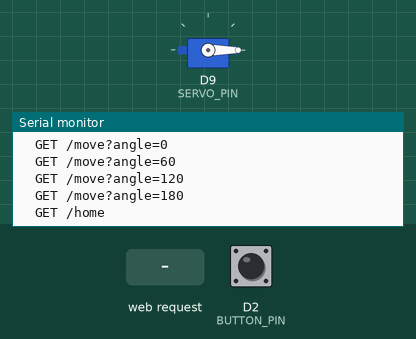
Recording of a sketch running on a simulated Arduino MKR. Shown: servo, the last lines printed to the serial monitor. Inputs (shaded band) come from the test bench; at power-on: D2 (BUTTON_PIN) HIGH. WiFi joins after 1.5 s; servers stay silent unless stated; uploads are accepted with an empty reply.

Above: at 4.7 s.
4.8 s: D2 (BUTTON_PIN) pulled LOW for 0.15 s
At 6.3 s:
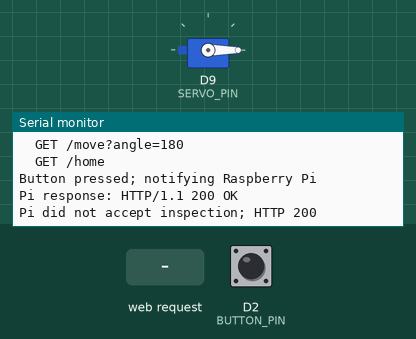
6.6 s: HTTP request GET /move? received
At 7.0 s:
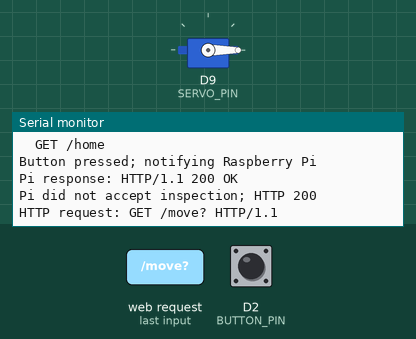
8.1 s: HTTP request GET /home received
At 9.1 s:
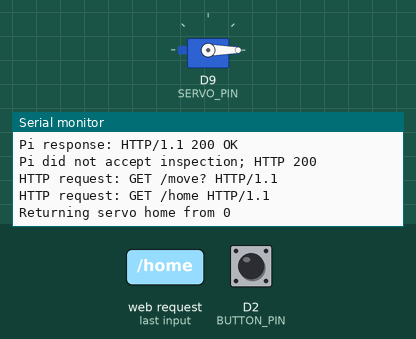
9.6 s: HTTP request GET /status received
At 10.5 s:
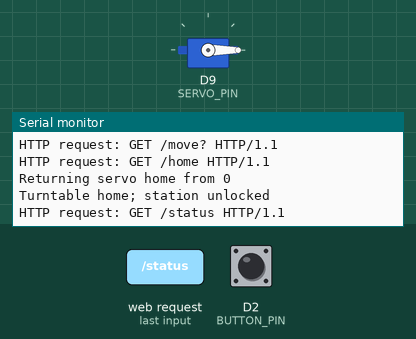
Timing chart, 0 to 12.1 s (numbered marks = the images above; inputs shaded):
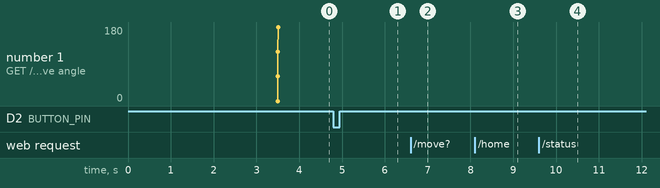

Measured:
- after the input at 4.8 s, the serial monitor: prints a new line after 0.05 s (image 1)
- after the input at 6.6 s, the serial monitor: prints a new line at once (image 2)
- after the input at 8.1 s, the serial monitor: prints a new line at once (image 3)
- after the input at 9.6 s, the serial monitor: prints a new line at once (image 4)

The sketch:

arduino_http.ino
```cpp
#include <WiFiNINA.h>
#include <Servo.h>
#include "secrets.h"

// Pins and mechanical configuration

constexpr uint8_t BUTTON_PIN = 2;
constexpr uint8_t SERVO_PIN = 9;

constexpr int MIN_ANGLE = 0;
constexpr int MAX_ANGLE = 180;

// Time given to the servo to physically reach the requested angle.
constexpr unsigned long SERVO_SETTLE_MS = 750;

// Return-home movement may travel the complete 180-degree range.
constexpr unsigned long HOME_SETTLE_MS = 1200;

// Button debounce time.
constexpr unsigned long DEBOUNCE_MS = 50;

// Global objects and state

WiFiServer server(80);
Servo turntableServo;

int currentAngle = 0;
bool stationBusy = false;
bool lastButtonState = HIGH;

// Helper functions

void printNetworkStatus() {
  Serial.print("Arduino IP: ");
  Serial.println(WiFi.localIP());

  Serial.print("Signal strength: ");
  Serial.print(WiFi.RSSI());
  Serial.println(" dBm");
}


void connectWiFi() {
  Serial.print("Connecting to WiFi");
  Serial.print("Trying SSID: [");
  Serial.print(WIFI_SSID);
  Serial.println("]");

  while (WiFi.status() != WL_CONNECTED) {
    WiFi.begin(WIFI_SSID, WIFI_PASSWORD);
    Serial.print(".");
    delay(2000);
  }

  Serial.println();
  Serial.println("WiFi connected");
  printNetworkStatus();
}


void sendJsonResponse(
  WiFiClient &client,
  int statusCode,
  const char *statusText,
  const String &json
) {
  client.print("HTTP/1.1 ");
  client.print(statusCode);
  client.print(" ");
  client.println(statusText);

  client.println("Content-Type: application/json");
  client.println("Connection: close");
  client.print("Content-Length: ");
  client.println(json.length());
  client.println();
  client.print(json);
}


String statusJson() {
  String json = "{";
  json += "\"device\":\"qc-turntable\",";
  json += "\"angle\":";
  json += String(currentAngle);
  json += ",";
  json += "\"busy\":";
  json += stationBusy ? "true" : "false";
  json += ",";
  json += "\"wifi_connected\":";
  json += WiFi.status() == WL_CONNECTED ? "true" : "false";
  json += "}";

  return json;
}


bool isAllowedAngle(int angle) {
  return (
    angle == 0 ||
    angle == 60 ||
    angle == 120 ||
    angle == 180
  );
}


void moveServoTo(int requestedAngle) {
  requestedAngle = constrain(
    requestedAngle,
    MIN_ANGLE,
    MAX_ANGLE
  );

  stationBusy = true;

  Serial.print("Moving servo from ");
  Serial.print(currentAngle);
  Serial.print(" to ");
  Serial.println(requestedAngle);

  turntableServo.write(requestedAngle);
  delay(SERVO_SETTLE_MS);

  currentAngle = requestedAngle;

  Serial.print("Position ready: ");
  Serial.println(currentAngle);
}


void moveServoHome() {
  stationBusy = true;

  Serial.print("Returning servo home from ");
  Serial.println(currentAngle);

  turntableServo.write(0);
  delay(HOME_SETTLE_MS);

  currentAngle = 0;
  stationBusy = false;

  Serial.println("Turntable home; station unlocked");
}

// HTTP request parsing

int readAngleParameter(const String &requestLine) {
  int parameterStart = requestLine.indexOf("angle=");

  if (parameterStart < 0) {
    return -1;
  }

  parameterStart += 6;

  int parameterEnd = requestLine.indexOf(' ', parameterStart);

  if (parameterEnd < 0) {
    parameterEnd = requestLine.length();
  }

  String value = requestLine.substring(
    parameterStart,
    parameterEnd
  );

  // Stop at another query parameter
  int ampersand = value.indexOf('&');

  if (ampersand >= 0) {
    value = value.substring(0, ampersand);
  }

  return value.toInt();
}


void consumeRemainingHeaders(WiFiClient &client) {
  unsigned long started = millis();

  while (
    client.connected() &&
    millis() - started < 1000
  ) {
    if (!client.available()) {
      continue;
    }

    String line = client.readStringUntil('\n');

    if (line == "\r" || line.length() == 0) {
      break;
    }
  }
}

// HTTP server

void handleIncomingHttp() {
  WiFiClient client = server.available();

  if (!client) {
    return;
  }

  client.setTimeout(1000);

  String requestLine = client.readStringUntil('\r');
  client.readStringUntil('\n');

  consumeRemainingHeaders(client);

  Serial.print("HTTP request: ");
  Serial.println(requestLine);

  if (requestLine.startsWith("GET /move?")) {
    int requestedAngle = readAngleParameter(requestLine);

    if (!isAllowedAngle(requestedAngle)) {
      sendJsonResponse(
        client,
        400,
        "Bad Request",
        "{\"success\":false,"
        "\"error\":\"allowed angles are 0, 60, 120 and 180\"}"
      );
    } else {
      moveServoTo(requestedAngle);

      String response = "{";
      response += "\"success\":true,";
      response += "\"state\":\"position_ready\",";
      response += "\"angle\":";
      response += String(currentAngle);
      response += "}";

      sendJsonResponse(
        client,
        200,
        "OK",
        response
      );
    }
  }
  else if (requestLine.startsWith("GET /home")) {
    moveServoHome();

    sendJsonResponse(
      client,
      200,
      "OK",
      "{\"success\":true,"
      "\"state\":\"home_ready\","
      "\"angle\":0}"
    );
  }
  else if (requestLine.startsWith("GET /status")) {
    sendJsonResponse(
      client,
      200,
      "OK",
      statusJson()
    );
  }
  else if (requestLine.startsWith("GET / ")) {
    sendJsonResponse(
      client,
      200,
      "OK",
      statusJson()
    );
  }
  else {
    sendJsonResponse(
      client,
      404,
      "Not Found",
      "{\"success\":false,"
      "\"error\":\"route_not_found\"}"
    );
  }

  delay(10);
  client.stop();
}

// Pi notification

bool notifyPiItemPlaced() {
  WiFiClient client;

  Serial.println("Button pressed; notifying Raspberry Pi");

  if (!client.connect(PI_HOST, PI_PORT)) {
    Serial.println("Could not connect to Raspberry Pi");
    return false;
  }

  String body = "{}";

  client.println("POST /api/inspection/start HTTP/1.1");
  client.print("Host: ");
  client.print(PI_HOST);
  client.print(":");
  client.println(PI_PORT);

  client.println("Content-Type: application/json");
  client.println("X-Event-Source: arduino-button");
  client.println("Connection: close");
  client.print("Content-Length: ");
  client.println(body.length());
  client.println();
  client.print(body);

  unsigned long started = millis();
  bool accepted = false;
  int statusCode = 0;

  while (
    client.connected() &&
    millis() - started < 3000
  ) {
    if (!client.available()) {
      continue;
    }

    String statusLine = client.readStringUntil('\n');
    statusLine.trim();

    Serial.print("Pi response: ");
    Serial.println(statusLine);

    // Example:
    // HTTP/1.1 202 ACCEPTED
    int firstSpace = statusLine.indexOf(' ');
    int secondSpace = statusLine.indexOf(' ', firstSpace + 1);

    if (firstSpace >= 0 && secondSpace > firstSpace) {
      statusCode = statusLine.substring(
        firstSpace + 1,
        secondSpace
      ).toInt();
    }

    accepted = statusCode == 202;

    while (
      client.connected() &&
      millis() - started < 3000
    ) {
      while (client.available()) {
        client.read();
      }
    }

    break;
  }

  client.stop();

  if (accepted) {
    stationBusy = true;
    Serial.println("Inspection accepted by Pi");
    return true;
  }

  if (statusCode == 409) {
    Serial.println("Pi reports station already busy");
  } else {
    Serial.print("Pi did not accept inspection; HTTP ");
    Serial.println(statusCode);
  }

  return false;
}

// Button handling

void handleButton() {
  bool buttonState = digitalRead(BUTTON_PIN);

  // Detect the transition from released to pressed.
  if (
    lastButtonState == HIGH &&
    buttonState == LOW
  ) {
    delay(DEBOUNCE_MS);

    if (digitalRead(BUTTON_PIN) == LOW) {
      if (stationBusy) {
        Serial.println(
          "Button ignored because inspection is already running"
        );
      } else {
        bool notified = notifyPiItemPlaced();

        if (!notified) {
          stationBusy = false;
        }
      }
    }
  }

  lastButtonState = buttonState;
}

// Arduino setup and loop

void setup() {
  Serial.begin(115200);

  pinMode(BUTTON_PIN, INPUT_PULLUP);

  turntableServo.attach(SERVO_PIN);
  turntableServo.write(0);

  currentAngle = 0;
  stationBusy = false;

  connectWiFi();

  server.begin();

  Serial.println("Arduino QC turntable ready");
  Serial.println("Routes:");
  Serial.println("  GET /status");
  Serial.println("  GET /move?angle=0");
  Serial.println("  GET /move?angle=60");
  Serial.println("  GET /move?angle=120");
  Serial.println("  GET /move?angle=180");
  Serial.println("  GET /home");
}


void loop() {
  if (WiFi.status() != WL_CONNECTED) {
    connectWiFi();
  }

  handleIncomingHttp();
  handleButton();
}
```

secrets.h
```cpp
#pragma once

#define WIFI_SSID "YOUR_WIFI_NAME"
#define WIFI_PASSWORD "YOUR_WIFI_PASSWORD"
#define PI_HOST "192.168.0.102"
#define PI_PORT 5000
```
